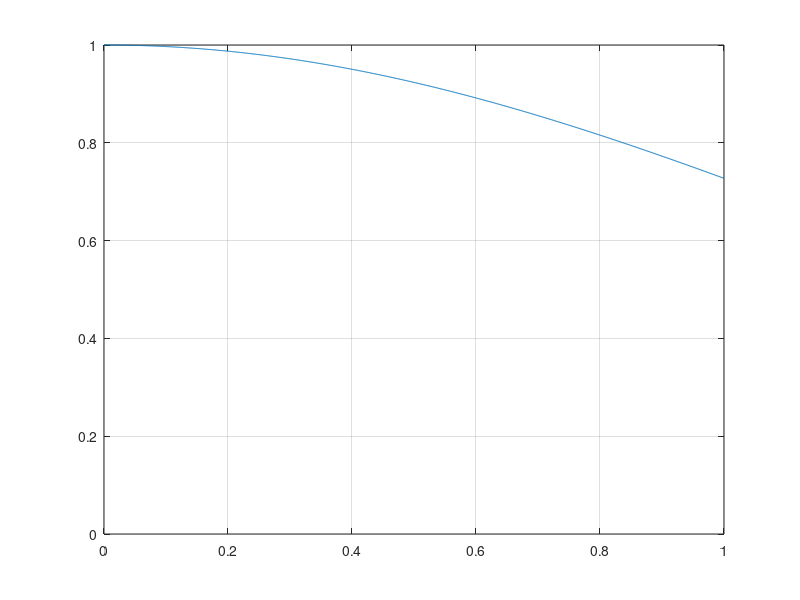

Source code (MATLAB):
% plot the integrand and approximate
% the integral 
%   / 1
%   |    exp(-x^2/pi) dx
%   / 0
% by left-hand, right-hand, and
% trapezoid rules

N = 1000;
dx = (1 - 0) / N;
x = linspace(0,1,N+1);
y = exp(- x.^2 / pi);

plot(x,y)
axis([0 1 0 1]), grid

format long
lhand = dx * sum(y(1:end-1))
rhand = dx * sum(y(2:end))
trap  = (dx/2) * sum(y(1:end-1)+y(2:end))
exact = (pi/2) * erf(1/sqrt(pi))
